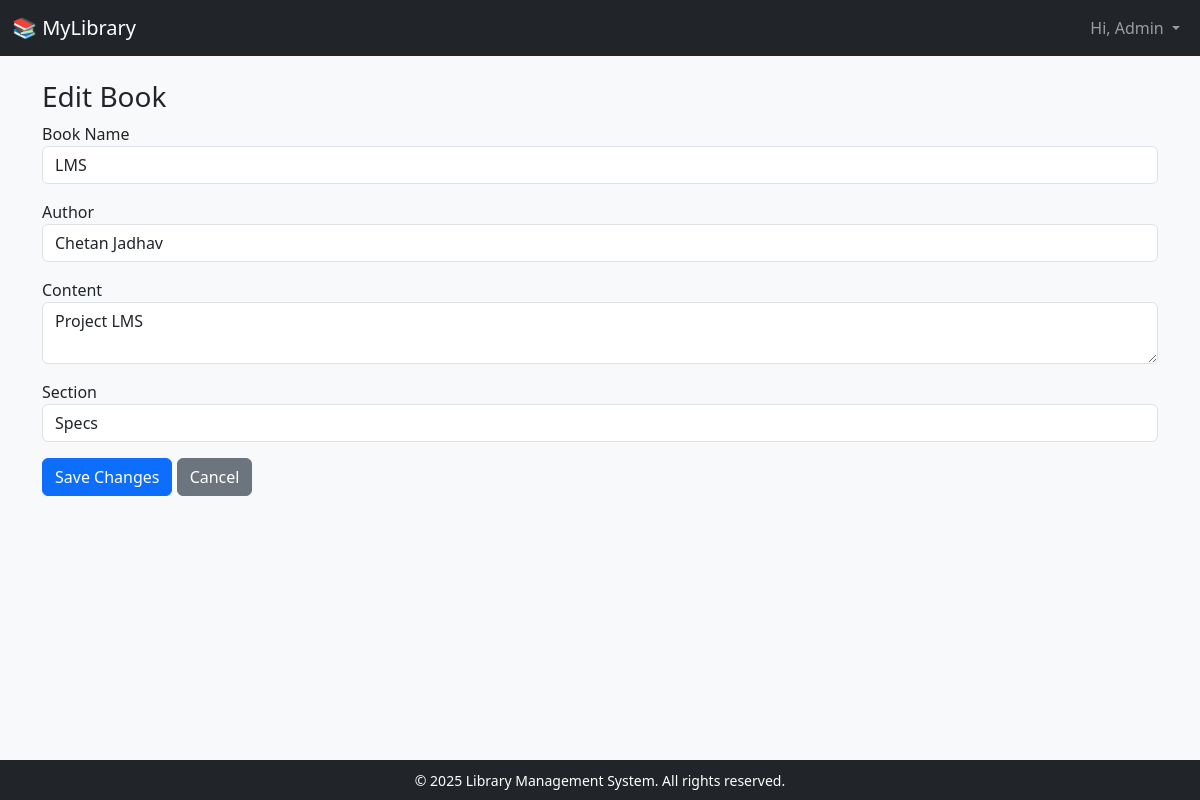
/edit_book/1 (signed in), run on the app's committed database.
### app/models.py (models this page shows)
class Book(db.Model):
    id = db.Column(db.Integer, primary_key=True)
    name = db.Column(db.String(200), nullable=False)
    author = db.Column(db.String(100))
    content = db.Column(db.Text, nullable=False)  # this will be just plain text or a path to PDF
    section_id = db.Column(db.Integer, db.ForeignKey('section.id'), nullable=True)
    issued_books = db.relationship('IssuedBook', backref='book', lazy=True)
    feedbacks = db.relationship('Feedback', backref='book', lazy=True)
    pdf_path = db.Column(db.String(300))       # Path to uploaded PDF
    cover_image = db.Column(db.String(300))    # Path to uploaded cover image

class Section(db.Model):
    id = db.Column(db.Integer, primary_key=True)
    name = db.Column(db.String(100), nullable=False)
    description = db.Column(db.Text, nullable=True)
    date_created = db.Column(db.DateTime, default=datetime.utcnow)
    books = db.relationship('Book', backref='section', lazy=True)

### app/routes.py (the view, shortened to what this page needs)
@main.route('/edit_book/<int:book_id>', methods=['GET', 'POST'])
def edit_book(book_id):
    if 'user_id' not in session or session.get('role') != 'librarian':
        return redirect(url_for('main.librarian_login'))
    book = Book.query.get_or_404(book_id)
    sections = Section.query.all()
    return render_template('edit_book.html', book=book, sections=sections)

### app/templates/edit_book.html
{% extends 'base.html' %}
{% block content %}
<h3>Edit Book</h3>
<form method="POST">
    <div class="mb-3">
        <label>Book Name</label>
        <input name="name" class="form-control" value="{{ book.name }}" required>
    </div>
    <div class="mb-3">
        <label>Author</label>
        <input name="author" class="form-control" value="{{ book.author }}">
    </div>
    <div class="mb-3">
        <label>Content</label>
        <textarea name="content" class="form-control" required>{{ book.content }}</textarea>
    </div>
    <div class="mb-3">
        <label>Section</label>
        <select name="section_id" class="form-control" required>
            {% for sec in sections %}
                <option value="{{ sec.id }}" {% if book.section_id == sec.id %}selected{% endif %}>{{ sec.name }}</option>
            {% endfor %}
        </select>
    </div>
    <button class="btn btn-primary">Save Changes</button>
    <a href="{{ url_for('main.librarian_dashboard') }}" class="btn btn-secondary">Cancel</a>
</form>
{% endblock %}

### app/static/styles.css (style rules this page uses)
body { padding-bottom: 60px; }
body { background-color: #f8f9fa; }

### data on the page
Book: name "LMS", author "Chetan Jadhav", content "Project LMS", section_id "Specs"

### other printed values
{{ session.get('username') | title }} "Admin"
